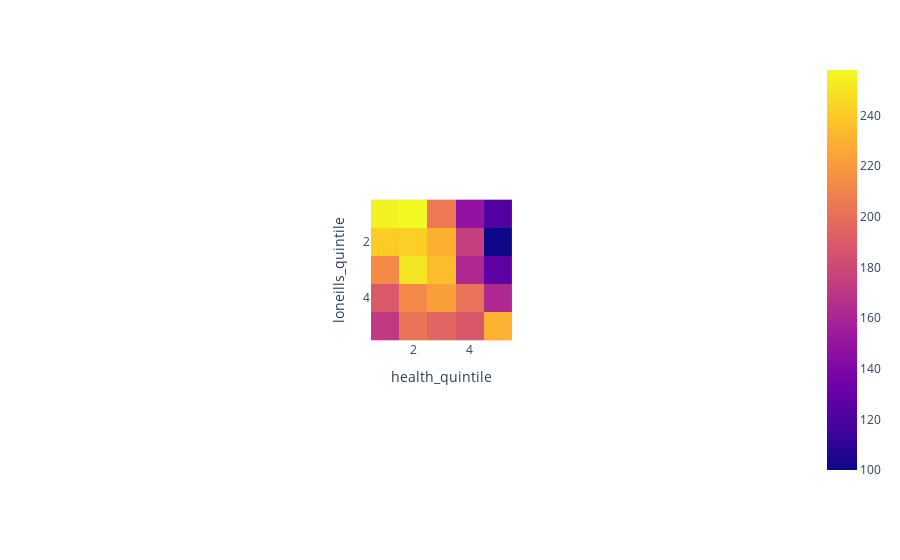

The notebook cell this image was saved under:
### Code cell
fig = px.imshow(quintile_counts)
fig.show()

### Figure 1 — Plotly figure (JSON) as saved in the notebook; plotly's stock layout.template omitted (floating-point values rounded to 4 significant figures)
{"data": [{"coloraxis": "coloraxis", "hovertemplate": "health_quintile: %{x}<br>loneills_quintile: %{y}<br>color: %{z}<extra></extra>", "name": "0", "type": "heatmap", "x": [1, 2, 3, 4, 5], "xaxis": "x", "y": [1, 2, 3, 4, 5], "yaxis": "y", "z": [[255, 258, 205, 149, 122], [241, 242, 230, 175, 100], [213, 251, 235, 163, 127], [189, 213, 222, 202, 162], [172, 203, 195, 188, 231]]}], "layout": {"autosize": true, "coloraxis": {"colorscale": [[0, "#0d0887"], [0.1111, "#46039f"], [0.2222, "#7201a8"], [0.3333, "#9c179e"], [0.4444, "#bd3786"], [0.5556, "#d8576b"], [0.6667, "#ed7953"], [0.7778, "#fb9f3a"], [0.8889, "#fdca26"], [1, "#f0f921"]]}, "margin": {"t": 60}, "xaxis": {"anchor": "y", "autorange": true, "constrain": "domain", "domain": [0.4024, 0.5976], "range": [0.5, 5.5], "scaleanchor": "y", "title": {"text": "health_quintile"}, "type": "linear"}, "yaxis": {"anchor": "x", "autorange": true, "constrain": "domain", "domain": [0, 1], "range": [5.5, 0.5], "title": {"text": "loneills_quintile"}, "type": "linear"}}}
